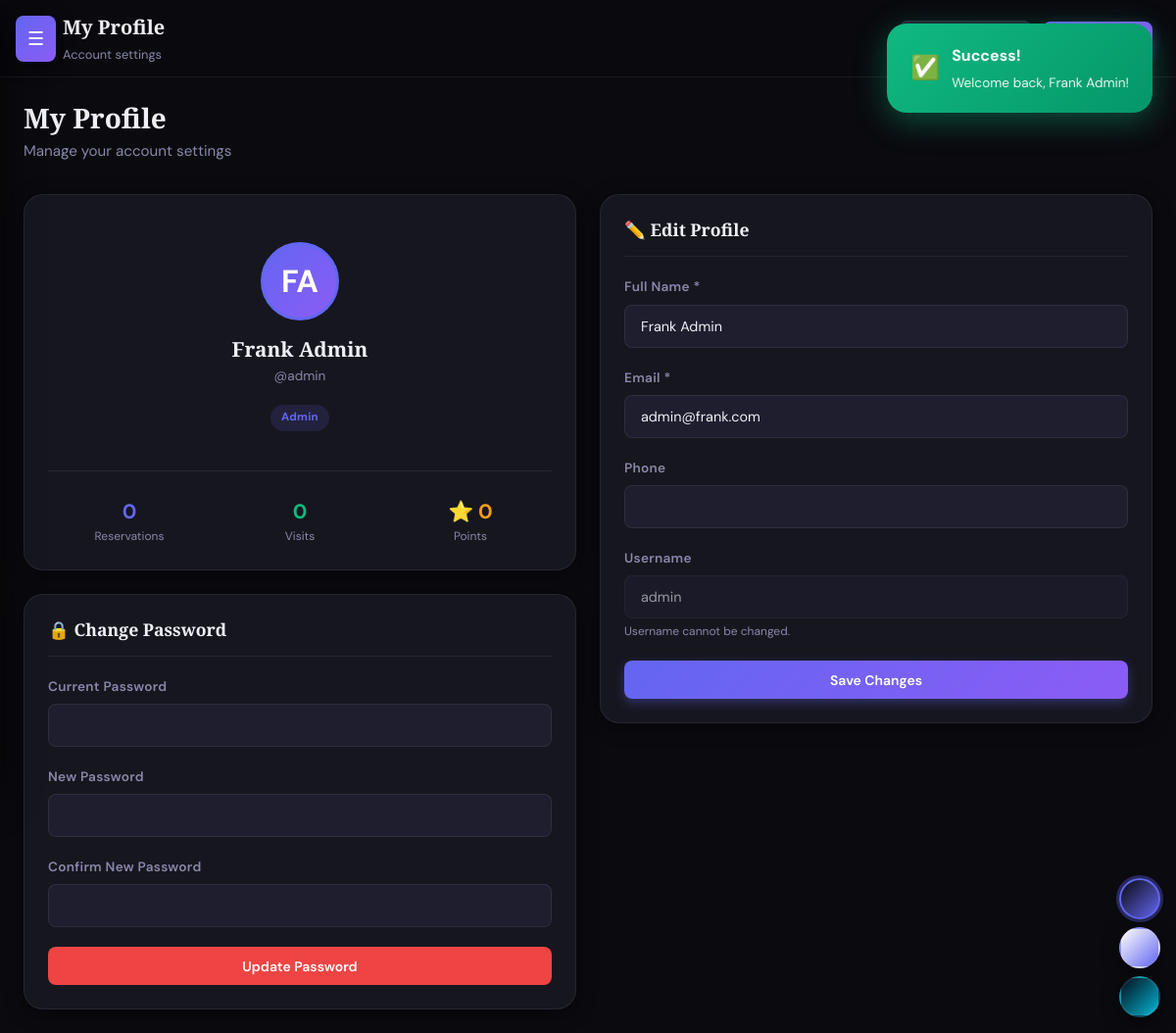
The app's page /profile.php (signed in) with its own data.
### tables this page shows
CREATE TABLE IF NOT EXISTS users (
    user_id INT PRIMARY KEY AUTO_INCREMENT,
    username VARCHAR(50) UNIQUE NOT NULL,
    email VARCHAR(100) UNIQUE NOT NULL,
    password VARCHAR(255) NOT NULL,
    full_name VARCHAR(100) NOT NULL,
    phone VARCHAR(20),
    role ENUM('admin','manager','staff','customer') DEFAULT 'customer',
    loyalty_points INT DEFAULT 0,
    vip_status TINYINT(1) DEFAULT 0,
    preferred_table_id INT NULL,
    created_at TIMESTAMP DEFAULT CURRENT_TIMESTAMP,
    updated_at TIMESTAMP DEFAULT CURRENT_TIMESTAMP ON UPDATE CURRENT_TIMESTAMP,
    FOREIGN KEY (preferred_table_id) REFERENCES restaurant_tables(table_id) ON DELETE SET NULL
);

### includes/database.php (called while the page is built, shortened)
<?php
class Database {
    private static $instance = null;
    public $conn;
    private function __construct() {
        $this->conn = new mysqli(DB_HOST, DB_USER, DB_PASS, DB_NAME);
        $this->conn->set_charset('utf8mb4');
    }
    public static function getInstance() {
        if (!self::$instance) {
            self::$instance = new self();
        }
        return self::$instance;
    }
    public function query($sql, $params = [], $types = '') {
        $stmt = $this->conn->prepare($sql);
        if ($params) {
            if (!$types) {
                $types = str_repeat('s', count($params));
            }
            $stmt->bind_param($types, ...$params);
        }
        if (!$stmt->execute()) {
            throw new Exception("Query execution failed: " . $stmt->error . " SQL: " . $sql);
        }
        return $stmt;
    }
    public function fetchOne($sql, $params = [], $types = '') {
        $stmt = $this->query($sql, $params, $types);
        $result = $stmt->get_result();
        return $result->fetch_assoc();
    }
}
function db() {
    return Database::getInstance();
}
?>

### profile.php (the view, shortened to what this page needs)
<?php
require_once 'includes/header.php';
$user = db()->fetchOne("SELECT * FROM users WHERE user_id=?", [$user_id]);
$resCount  = db()->fetchOne("SELECT COUNT(*) as cnt FROM reservations WHERE user_id=?", [$user_id])['cnt'] ?? 0;
$doneCount = db()->fetchOne("SELECT COUNT(*) as cnt FROM reservations WHERE user_id=? AND status='completed'", [$user_id])['cnt'] ?? 0;
?>
<div class="flex justify-between items-center mb-4">
    <div>
        <h2 class="section-title">My Profile</h2>
        <p class="section-subtitle">Manage your account settings</p>
    </div>
</div>
<div class="content-grid">
    <div>
        <div class="card animate-in mb-3">
            <div style="text-align:center;padding:1.5rem 0 1rem;">
                <div class="user-avatar float" style="width:80px;height:80px;font-size:2rem;margin:0 auto 1rem;border-radius:50%;border:3px solid var(--accent-primary);">
                    <?= $initials ?>
                </div>
                <h3 style="font-size:1.3rem;margin-bottom:0.25rem;"><?= htmlspecialchars($user['full_name']) ?></h3>
                <div class="text-muted text-sm">@<?= htmlspecialchars($user['username']) ?></div>
                <div class="mt-2">
                    <span class="badge badge-primary"><?= ucfirst($user['role']) ?></span>
                </div>
            </div>
            <div class="divider"></div>
            <div style="display:grid;grid-template-columns:1fr 1fr 1fr;text-align:center;gap:0.5rem;">
                <div>
                    <div class="fw-700" style="font-size:1.3rem;color:var(--accent-primary);"><?= $resCount ?></div>
                    <div class="text-xs text-muted">Reservations</div>
                </div>
                <div>
                    <div class="fw-700" style="font-size:1.3rem;color:var(--success);"><?= $doneCount ?></div>
                    <div class="text-xs text-muted">Visits</div>
                </div>
                <div>
                    <div class="fw-700" style="font-size:1.3rem;color:var(--warning);">⭐ <?= $user['loyalty_points'] ?></div>
                    <div class="text-xs text-muted">Points</div>
                </div>
            </div>
        </div>
        <div class="card animate-in">
            <div class="card-header">
                <h3 class="card-title">🔒 Change Password</h3>
            </div>
            <form method="POST">
                <div class="form-group">
                    <label>Current Password</label>
                    <input type="password" name="current_password" class="form-control" required>
                </div>
                <div class="form-group">
                    <label>New Password</label>
                    <input type="password" name="new_password" class="form-control" required minlength="6">
                </div>
                <div class="form-group">
                    <label>Confirm New Password</label>
                    <input type="password" name="confirm_password" class="form-control" required>
                </div>
                <button type="submit" class="btn btn-danger w-100" style="justify-content:center;">Update Password</button>
            </form>
        </div>
    </div>
    <div>
        <div class="card animate-in mb-3">
            <div class="card-header">
                <h3 class="card-title">✏️ Edit Profile</h3>
            </div>
            <form method="POST">
                <div class="form-group">
                    <label>Full Name *</label>
                    <input type="text" name="full_name" class="form-control" value="<?= htmlspecialchars($user['full_name']) ?>" required>
                </div>
                <div class="form-group">
                    <label>Email *</label>
                    <input type="email" name="email" class="form-control" value="<?= htmlspecialchars($user['email']) ?>" required>
                </div>
                <div class="form-group">
                    <label>Phone</label>
                    <input type="tel" name="phone" class="form-control" value="<?= htmlspecialchars($user['phone'] ?? '') ?>">
                </div>
                <div class="form-group">
                    <label>Username</label>
                    <input type="text" class="form-control" value="<?= htmlspecialchars($user['username']) ?>" disabled style="opacity:0.6;">
                    <div class="text-xs text-muted mt-1">Username cannot be changed.</div>
                </div>
                <button type="submit" class="btn btn-primary w-100 glow" style="justify-content:center;">Save Changes</button>
            </form>
        </div>
    </div>
</div>
<?php require_once 'includes/footer.php'; ?>

### records on screen
users: full_name "Frank Admin", username "admin", role "Admin", loyalty_points "0", email "admin@frank.com"

### other values on screen
$pageTitle "My Profile"
$pageSubtitle "Account settings"
$initials "FA"
$resCount "0"
$doneCount "0"
